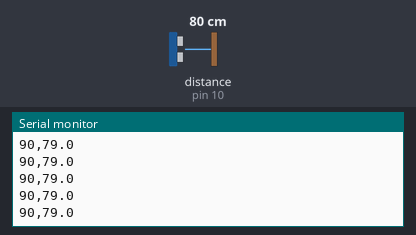
The sketch below on a simulated Arduino Uno, built with avr-gcc and run on an emulated ATmega328P. On the bench: the last lines printed to the serial monitor. Wiring (inferred from the names in the program): ultrasonic range finder: trigger pin 9; echo pin 10. The inputs (shaded band) are chosen by the test bench; at power-on: distance to the obstacle (sensor on pin 10) 80 cm. The echo pulse lasts 58.3 µs per cm.

Above: at 1.2 s.
1.3 s: distance to the obstacle (sensor on pin 10) set to 18 cm
At 1.35 s:
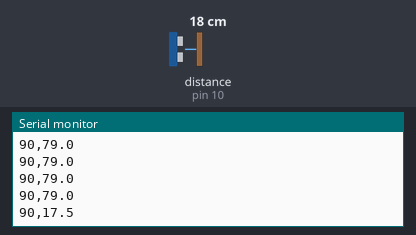
4.3 s: distance to the obstacle (sensor on pin 10) set to 2 cm
At 4.31 s:
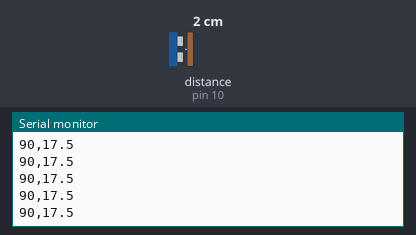
Timing chart, 0 to 7.3 s (numbered marks = the images above; inputs shaded):
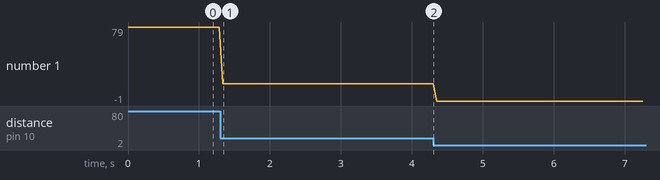

The sketch:

radar_ultrason.ino
```cpp
/*
  Radar ultrason - Firmware Arduino (Uno / Nano)
  HC-SR04 : VCC=5V, GND=GND, Trig=D9, Echo=D10
  SG90 (optionnel) : signal=D6, VCC=5V, GND=GND
  Format série (9600 baud) : "angle,distance_cm\n"   (distance = -1 si hors portée)
*/
#include <Servo.h>

const int  TRIG_PIN  = 9;
const int  ECHO_PIN  = 10;
const int  SERVO_PIN = 6;
const bool RADAR_MODE = false;   // true = balayage 0-180° avec servo
const int  STEP_DEG   = 3;       // pas du balayage
const unsigned long TIMEOUT_US = 25000UL; // ~4 m max

Servo servo;
int angle = 90;
int dir = 1;

float mesureDistance() {
  digitalWrite(TRIG_PIN, LOW);
  delayMicroseconds(2);
  digitalWrite(TRIG_PIN, HIGH);
  delayMicroseconds(10);
  digitalWrite(TRIG_PIN, LOW);

  unsigned long t = pulseIn(ECHO_PIN, HIGH, TIMEOUT_US);
  if (t == 0) return -1;                 // pas d'écho
  float d = (t * 0.034) / 2.0;           // d = (t * 0.034) / 2
  if (d < 2 || d > 400) return -1;       // hors specs HC-SR04
  return d;
}

void setup() {
  pinMode(TRIG_PIN, OUTPUT);
  pinMode(ECHO_PIN, INPUT);
  Serial.begin(9600);
  if (RADAR_MODE) {
    servo.attach(SERVO_PIN);
    angle = 0;
    servo.write(angle);
    delay(500);
  }
}

void loop() {
  if (RADAR_MODE) {
    servo.write(angle);
    delay(40);                           // temps de stabilisation du servo
  }

  float d = mesureDistance();
  Serial.print(angle);
  Serial.print(",");
  Serial.println(d, 1);

  if (RADAR_MODE) {
    angle += dir * STEP_DEG;
    if (angle >= 180) { angle = 180; dir = -1; }
    if (angle <= 0)   { angle = 0;   dir = 1; }
  } else {
    delay(50);                           // ~20 mesures/s
  }
}
```

Measured:
- after the input at 1.3 s, the serial monitor: prints a new line at once (image 1)
- plotted number 1: 79 → 17.5 after the input at 1.3 s, 17.5 → -1 after the input at 4.3 s
